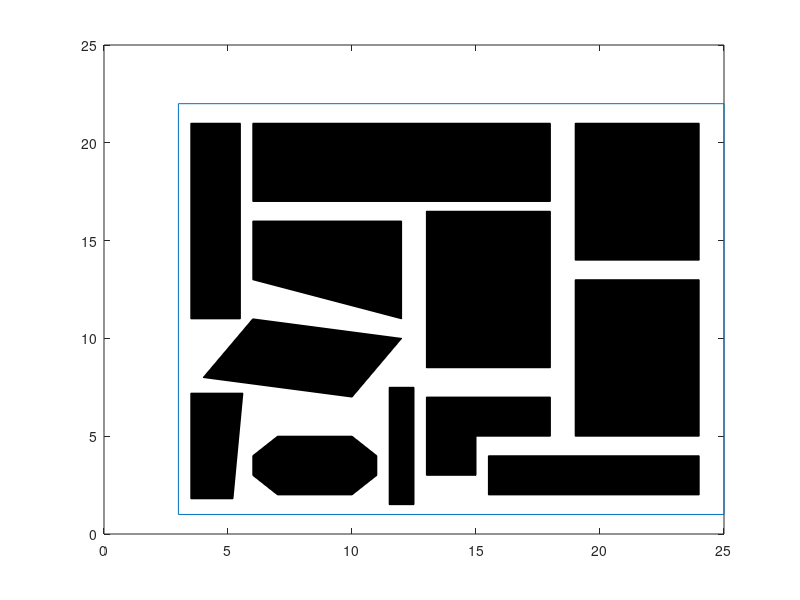

This figure's MATLAB source:
function map =map_definition()

map.Npoly=13; %Define number of polygons

 map.poly{1}=[13,3; 15,3; 15,7; 13,7; 13,3];
 

 map.poly{2}=[6,3; 7,2; 10,2; 11,3; 11,4; 10,5; 7,5; 6,4; 6,3];
 
 map.poly{3}=[4,8; 10,7; 12,10; 6,11; 4,8];


 map.poly{4}=[15,5; 18,5; 18,7; 15,7; 15,5];

 map.poly{5}=[6,13; 6,16; 12,16; 12,11; 6,13];

 map.poly{6}=[13,8.5; 13,16.5; 18,16.5; 18,8.5; 13,8.5];

 map.poly{7}=[6,17; 6,21; 18,21; 18,17; 6,17];

 map.poly{8}=[19,5; 19,13; 24,13; 24,5; 19,5];

 map.poly{9}=[19,14; 19,21; 24,21; 24,14; 19,14];

 map.poly{10}=[3.5,11; 3.5,21; 5.5,21; 5.5,11; 3.5,11];

 map.poly{11}=[15.5,2; 15.5,4; 24,4; 24,2; 15.5,2];

 map.poly{12}=[11.5,1.5; 11.5,7.5; 12.5,7.5; 12.5,1.5; 11.5,1.5];

 map.poly{13}=[3.5,1.8; 3.5,7.2; 5.6,7.2; 5.2,1.8; 3.5,1.8];

 % merge vertices of all obstacle
obsx=map.poly{1}(:,1).';
obsy=map.poly{1}(:,2).';
for i=2:map.Npoly
    obsx=[obsx NaN map.poly{i}(:,1).'];
    obsy=[obsy NaN map.poly{i}(:,2).'];
end
map.obsx=obsx;
map.obsy=obsy; 


%Define map range
map.xrange=[3 25];
map.yrange=[1 22];


%Plot map
figure;
plot([3 25 25 3 3],[1 1 22 22 1]);
hold on

% Fill polygons
peachpuff = [255,218,185] /255;
for i=1:map.Npoly    
    fill(map.poly{i}(:,1),map.poly{i}(:,2),'k');
end


    
